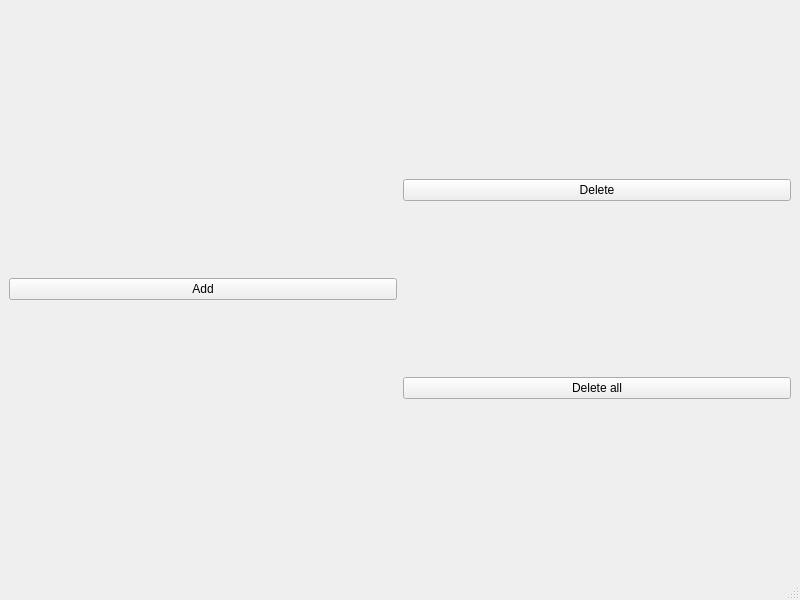
<?xml version="1.0" encoding="UTF-8"?>
<ui version="4.0">
 <class>MainWindow</class>
 <widget class="QMainWindow" name="MainWindow">
  <property name="geometry">
   <rect>
    <x>0</x>
    <y>0</y>
    <width>800</width>
    <height>600</height>
   </rect>
  </property>
  <property name="windowTitle">
   <string>MainWindow</string>
  </property>
  <widget class="QWidget" name="centralwidget">
   <layout class="QHBoxLayout" name="horizontalLayout">
    <item>
     <widget class="QPushButton" name="addButton">
      <property name="text">
       <string>Add</string>
      </property>
     </widget>
    </item>
    <item>
     <layout class="QVBoxLayout" name="verticalLayout">
      <item>
       <widget class="QPushButton" name="deleteButton">
        <property name="text">
         <string>Delete</string>
        </property>
       </widget>
      </item>
      <item>
       <widget class="QPushButton" name="deleteAllButton">
        <property name="text">
         <string>Delete all</string>
        </property>
       </widget>
      </item>
     </layout>
    </item>
   </layout>
  </widget>
  <widget class="QMenuBar" name="menubar">
   <property name="geometry">
    <rect>
     <x>0</x>
     <y>0</y>
     <width>800</width>
     <height>26</height>
    </rect>
   </property>
  </widget>
  <widget class="QStatusBar" name="statusbar"/>
 </widget>
 <resources/>
 <connections/>
</ui>
